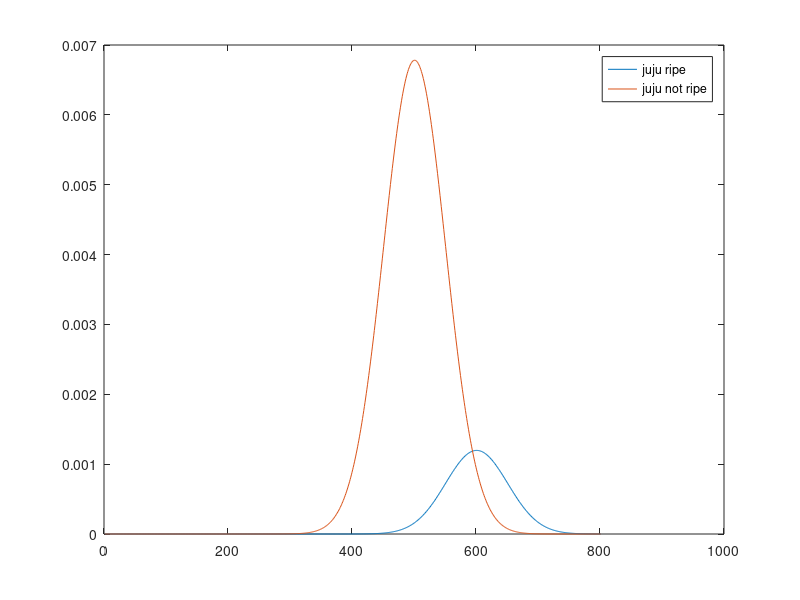
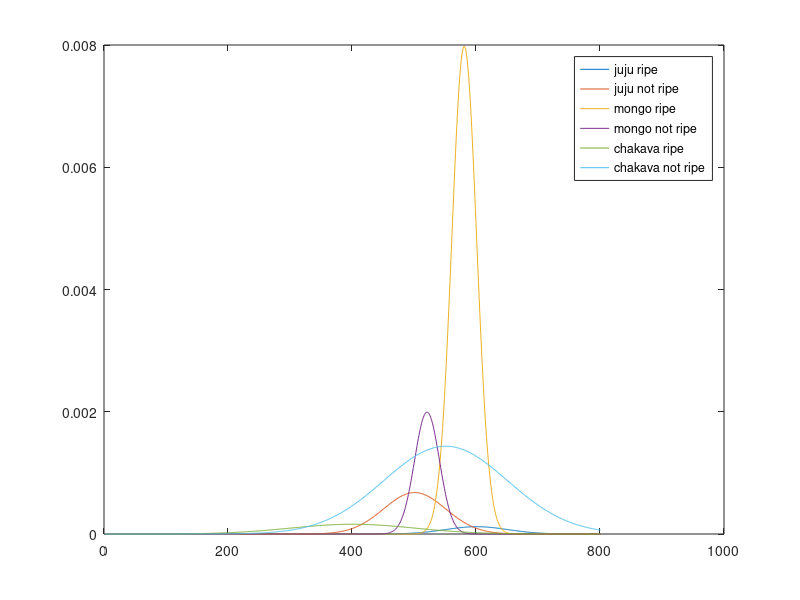

MATLAB code for these plots, in order:
close all
clear all

%% probabilities of fruits being ripe
P_juju_ripe = @(x) (0.15 * normpdf(x, 600, 50));
P_juju_not_ripe =@(x) (0.85 * normpdf(x, 500, 50));
P_mongo_ripe = @(x) (0.80 * normpdf(x, 580, 20));
P_mongo_not_ripe =@(x) (0.20 * normpdf(x, 520, 20));
P_chakava_ripe = @(x) (0.10 * normpdf(x, 400, 100));
P_chakava_not_ripe =@(x) (0.90 * normpdf(x, 550, 100));

x=0:800;
%% question 1
P_mystery_juju  = (integral(P_juju_ripe,540,550)*0.15)/(integral(P_juju_ripe,540,550)+integral(P_juju_not_ripe,540,550));
disp ('The probability of the juju fruit being ripe is :');
disp(P_mystery_juju);


plot(P_juju_ripe(x)); hold on;
plot(P_juju_not_ripe(x));
legend('juju ripe', 'juju not ripe');

%% question 2
t1 = (integral(P_juju_ripe,540,550)*0.15*0.10); 
t2 = (integral(P_mongo_ripe,540,550)*0.80*0.50);
t3 = (integral(P_chakava_ripe,540,550)*0.10*0.40);

b1 = 0.10*(integral(P_juju_ripe,540,550)+integral(P_juju_not_ripe,540,550));
b2 = 0.50*(integral(P_mongo_ripe,540,550)+integral(P_mongo_not_ripe,540,550));
b3 = 0.40*(integral(P_chakava_ripe,540,550)+integral(P_chakava_not_ripe,540,550));

P_random_fruit = (t1+t2+t3)/(b1+b2+b3);

disp ('The probability of the random fruit being ripe is :');
disp(P_random_fruit);

figure();
plot(0.10 * P_juju_ripe(x)); hold on;
plot(0.10 * P_juju_not_ripe(x)); hold on;
plot(0.50 * P_mongo_ripe(x)); hold on;
plot(0.50 * P_mongo_not_ripe(x)); hold on;
plot(0.40 * P_chakava_ripe(x)); hold on; 
plot(0.40 * P_chakava_not_ripe(x));
legend('juju ripe', 'juju not ripe', 'mongo ripe', 'mongo not ripe', 'chakava ripe', 'chakava not ripe');
